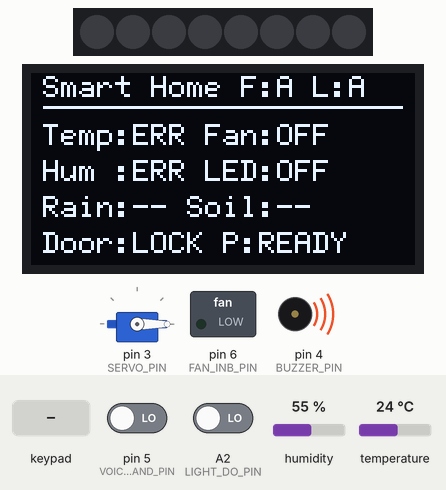
Recording of a sketch running on a simulated Arduino Uno, built with avr-gcc and run on an emulated ATmega328P. Parts: servo, 8 RGB LEDs in strip order, left to right, 128×64 one-colour display, switched loads named in the sketch (green lamp = pin HIGH), buzzer (waves = sounding, pin HIGH). Wiring (inferred from the names in the program): 4×4 keypad with keys 1 2 3 A 4 5 6 B 7 8 9 C * 0 # D: rows A5, pin 1, pin 0, pin 12; columns A4, A3, A1, A0. The test bench sets the inputs (shaded band); at power-on: A2 (LIGHT_DO_PIN) LOW, humidity 55 %, temperature 24 °C, pin 5 (VOICE_COMMAND_PIN) LOW. Dim RGB values are drawn brighter than linear.

Above: at 1.4 s.
1.5 s: keypad keys 1 2 3 4 * pressed 0.4 s apart
At 4.0 s:
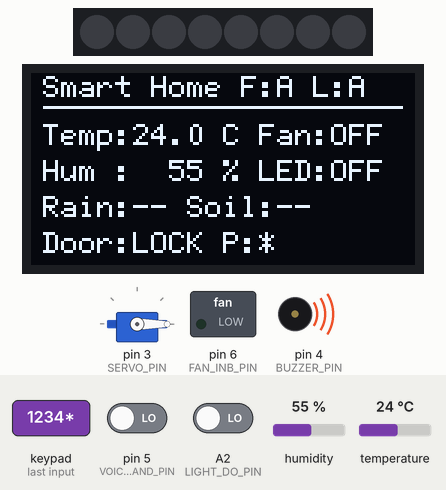
5.0 s: key '1' pressed
At 7.2 s:
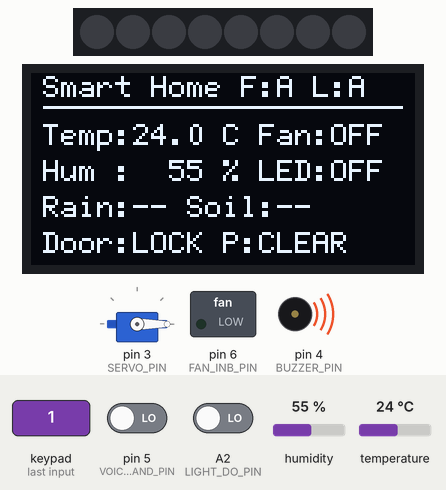
7.7 s: A2 (LIGHT_DO_PIN) driven HIGH
At 9.1 s:
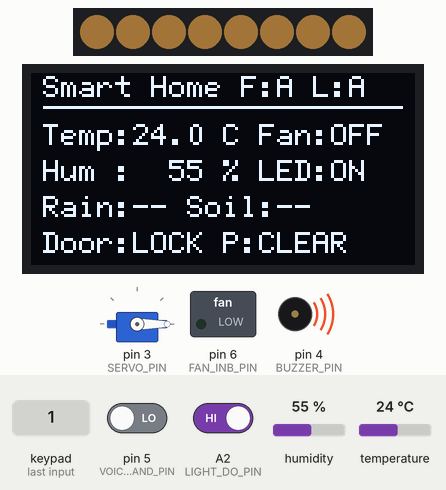
10.0 s: A2 (LIGHT_DO_PIN) driven LOW
At 10.6 s:
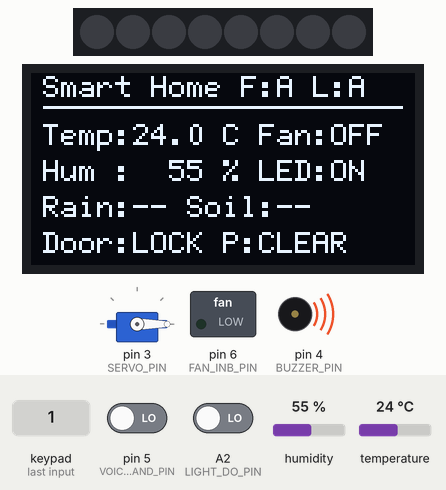
12.3 s: humidity set to 22 %
At 16.1 s:
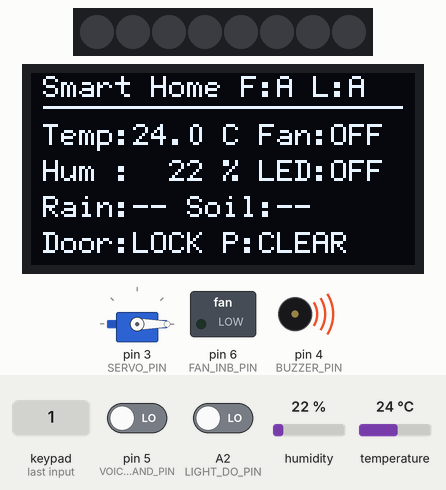
16.4 s: temperature set to 12 °C
At 19.3 s:
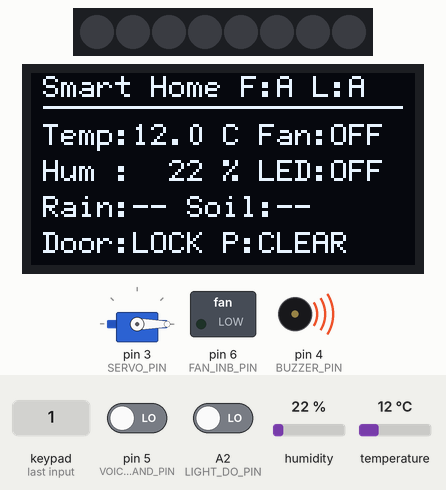
Timing chart, 0 to 20.8 s (numbered marks = the images above; inputs shaded):
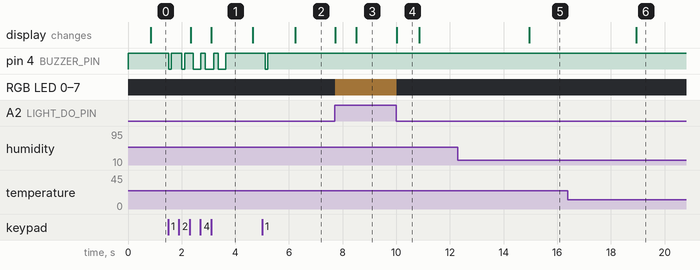

Measured:
- after the input at 1.5 s, pin 4 (BUZZER_PIN): HIGH → LOW at once, → HIGH 0.10 s later, → LOW 0.38 s later, → HIGH 0.12 s later, … (10 changes in this stretch); the display: first changes after 0.84 s (image 1 shows a later state)
- after the input at 5.0 s, pin 4 (BUZZER_PIN): HIGH → LOW after 0.11 s, → HIGH 0.09 s later; the display: changes after 1.2 s (image 2)
- after the input at 7.7 s, RGB LED 0–7: off → RGB(35, 25, 12) at once
- after the input at 10.0 s, RGB LED 0–7: RGB(35, 25, 12) → off at once
- after the input at 12.3 s, the display: changes after 2.6 s (image 5)
- after the input at 16.4 s, the display: changes after 2.5 s (image 6)
- what the display in image 4 shows lasts 0.9 s, from 10.0 s to 10.9 s

The sketch:

OldBoard_Main.ino
```cpp
/*
 * OLD / MAIN Arduino UNO R3 -- USB_ASR_D3_V1 paired release 2026-11-17
 * All original external wires stay where they were.
 * Open this .ino with HomeLink.h in the same sketch folder.
 * Update BOTH Arduino boards; V2 does not accept legacy pulse counts.
 * This board's D3 remains the DOOR SERVO. Move ASR TX only on the NEW board.
 * Voice and USB commands arrive over the same existing D5 HomeLink input.
 * Local control logic and pin map are retained from the verified V2 release.
 */
#include <Arduino.h>
#include <U8g2lib.h>
#include <DHT.h>
#include <Adafruit_NeoPixel.h>
#include <Servo.h>
#include <math.h>
#include <string.h>
#include <avr/interrupt.h>
#include <avr/pgmspace.h>
#include <util/atomic.h>
#include "HomeLink.h"

#if !defined(__AVR_ATmega328P__) && !defined(HOME_HOST_TEST)
#error "Select Arduino Uno (ATmega328P). D5 reception uses the UNO R3 pin-change interrupt."
#endif

// Original pin map -- unchanged.
#define DHT_PIN 2
#define DHT_TYPE DHT11
#define LIGHT_DO_PIN A2
#define SERVO_PIN 3
#define BUZZER_PIN 4
#define VOICE_COMMAND_PIN 5
#define FAN_INB_PIN 6
#define RGB_LED_PIN 7
#define RGB_LED_COUNT 8
#define OLED_RESET 8
#define OLED_DC 9
#define OLED_CS 10
#define OLED_DATA 11
#define OLED_CLOCK 13
#define KEYPAD_ROW_1 1
#define KEYPAD_ROW_2 0
#define KEYPAD_ROW_3 12
#define KEYPAD_ROW_4 A5
#define KEYPAD_COL_1 A4
#define KEYPAD_COL_2 A3
#define KEYPAD_COL_3 A1
#define KEYPAD_COL_4 A0

const float FAN_TEMP_ON = 28.0;
const float FAN_TEMP_OFF = 27.0;  // Hysteresis avoids chatter around 28 C.
const uint32_t DHT_INTERVAL_MS = 2000;
const uint32_t DOOR_OPEN_MS = 4000;
const uint32_t REMOTE_STATE_TIMEOUT_MS = 15000;
const bool LIGHT_DARK_WHEN_LOW = false;  // Original module polarity.
const bool BUZZER_ACTIVE_LOW = true;
const byte FAN_RUN_PWM = 150;
const byte RGB_BRIGHTNESS = 35;
const int DOOR_CLOSED_ANGLE = 0;
const int DOOR_OPEN_ANGLE = 90;
const char PASSWORD[] = "1234";
const byte MAX_CODE_LEN = 4;

const byte keypadRowPins[4] = {KEYPAD_ROW_1, KEYPAD_ROW_2, KEYPAD_ROW_3, KEYPAD_ROW_4};
const byte keypadColPins[4] = {KEYPAD_COL_1, KEYPAD_COL_2, KEYPAD_COL_3, KEYPAD_COL_4};
const char keypadMap[4][4] = {
  {'1', '2', '3', 'A'}, {'4', '5', '6', 'B'},
  {'7', '8', '9', 'C'}, {'*', '0', '#', 'D'}
};

DHT dht(DHT_PIN, DHT_TYPE);
Adafruit_NeoPixel rgbRing(RGB_LED_COUNT, RGB_LED_PIN, NEO_GRB + NEO_KHZ800);
Servo doorServo;
// IMPORTANT: software SPI uses the SAME D13/D11/D10/D9/D8 wires.
// Never call SPI.begin(): hardware SPI forces D12/MISO into INPUT mode.
U8G2_SH1106_128X64_NONAME_1_4W_SW_SPI u8g2(
  U8G2_R0, OLED_CLOCK, OLED_DATA, OLED_CS, OLED_DC, OLED_RESET
);
HomeLink::Receiver linkReceiver;

float temperature = NAN, humidity = NAN;
bool sensorOk = false, fanState = false, rgbLightState = false;
bool lightIsDark = false, doorOpen = false;
bool rainKnown = false, rainWet = false, soilKnown = false, soilWet = false;
byte fanMode = 0, lightMode = 0;  // 0 AUTO, 1 manual ON, 2 manual OFF.
char enteredCode[MAX_CODE_LEN + 1] = "";
byte enteredLen = 0;
char keypadStatus[10] = "READY";
uint32_t lastSensorRead = 0, doorOpenedAt = 0;
uint32_t lastRainAt = 0, lastSoilAt = 0;
bool displayDirty = true, displayActive = false;
uint32_t lastDisplayAt = 0;
bool haveLastPacket = false;
byte lastPacketCommand = 0, lastPacketSequence = 0;
uint32_t lastPacketAt = 0;

// The page buffer is only 128 bytes. Draw one page per loop and keep a
// coherent snapshot for all eight pages, so keys/link/buzzer run between pages.
struct DisplaySnapshot {
  float temp, hum;
  bool sensor, fan, light, door, rainValid, rain, soilValid, soil;
  byte fanModeValue, lightModeValue;
  char password[10];
} screen;

// Alternating ON/OFF durations, stored in flash. No millisecond delay().
const uint16_t SOUND_KEY[] PROGMEM = {35};
const uint16_t SOUND_OPEN[] PROGMEM = {60, 40, 60, 40, 160};
const uint16_t SOUND_CLOSE[] PROGMEM = {180};
const uint16_t SOUND_DENIED[] PROGMEM = {220, 110, 220, 110, 220};
const uint16_t SOUND_ERROR[] PROGMEM = {220, 40, 220};
const uint16_t SOUND_BELL[] PROGMEM = {90, 100, 90, 100, 260};
const uint16_t *soundPattern = NULL;
byte soundCount = 0, soundIndex = 0, soundPriority = 0;
uint32_t soundAt = 0;

void updateFanAuto();
void updateRgbLightAuto();

ISR(PCINT2_vect) {
  linkReceiver.onEdge((PIND & _BV(PD5)) != 0, micros());
}

void buzzerWrite(bool on) {
  digitalWrite(BUZZER_PIN, on == BUZZER_ACTIVE_LOW ? LOW : HIGH);
}

void startSound(const uint16_t *pattern, byte count, byte priority) {
  if (soundPattern && priority < soundPriority) return;
  soundPattern = pattern;
  soundCount = count;
  soundIndex = 0;
  soundPriority = priority;
  soundAt = millis();
  buzzerWrite(true);
}

void serviceSound() {
  if (!soundPattern) return;
  const uint32_t now = millis();
  if (now - soundAt < pgm_read_word(soundPattern + soundIndex)) return;
  soundAt = now;
  if (++soundIndex >= soundCount) {
    soundPattern = NULL;
    soundPriority = 0;
    buzzerWrite(false);
  } else buzzerWrite((soundIndex & 1) == 0);
}

void clearCode(const char *text) {
  enteredLen = 0;
  enteredCode[0] = '\0';
  strncpy(keypadStatus, text, sizeof(keypadStatus) - 1);
  keypadStatus[sizeof(keypadStatus) - 1] = '\0';
  displayDirty = true;
}

void setFan(bool on) {
  if (fanState == on) return;
  fanState = on;
  analogWrite(FAN_INB_PIN, on ? FAN_RUN_PWM : 0);
  displayDirty = true;
}

void setRgbLight(bool on) {
  if (rgbLightState == on) return;  // Do not resend the ring every loop.
  rgbLightState = on;
  if (on) {
    for (byte i = 0; i < RGB_LED_COUNT; ++i)
      rgbRing.setPixelColor(i, rgbRing.Color(255, 180, 90));
  } else rgbRing.clear();
  rgbRing.show();
  displayDirty = true;
}

void openDoor() {
  doorServo.write(DOOR_OPEN_ANGLE);
  doorOpen = true;
  doorOpenedAt = millis();
  displayDirty = true;
}

void closeDoor() {
  doorServo.write(DOOR_CLOSED_ANGLE);
  doorOpen = false;
  displayDirty = true;
}

void updateFanAuto() {
  if (fanMode == 1) setFan(true);
  else if (fanMode == 2) setFan(false);
  else if (sensorOk) {
    if (temperature >= FAN_TEMP_ON) setFan(true);
    else if (temperature <= FAN_TEMP_OFF) setFan(false);
  }
  // As in the original: failed DHT readings retain the last fan state.
}

void updateRgbLightAuto() {
  setRgbLight(lightMode == 1 || (lightMode == 0 && lightIsDark));
}

void restoreAuto(byte which) {
  if (which == 1 || which == 3) { fanMode = 0; updateFanAuto(); }
  if (which == 2 || which == 3) { lightMode = 0; updateRgbLightAuto(); }
  clearCode(which == 1 ? "F-AUTO" : which == 2 ? "L-AUTO" : "ALL-AUTO");
  startSound(SOUND_KEY, 1, 1);
}

void executeVoiceCommand(byte id) {
  switch (id) {
    case 1: clearCode("V-OPEN"); openDoor(); startSound(SOUND_OPEN, 5, 3); break;
    case 2: clearCode("V-CLOSE"); closeDoor(); startSound(SOUND_CLOSE, 1, 2); break;
    case 3: fanMode = 1; clearCode("FAN ON"); setFan(true); startSound(SOUND_KEY, 1, 1); break;
    case 4: fanMode = 2; clearCode("FAN OFF"); setFan(false); startSound(SOUND_KEY, 1, 1); break;
    case 5: lightMode = 1; clearCode("L ON"); setRgbLight(true); startSound(SOUND_KEY, 1, 1); break;
    case 6: lightMode = 2; clearCode("L OFF"); setRgbLight(false); startSound(SOUND_KEY, 1, 1); break;
    case 7: clearCode("BELL"); startSound(SOUND_BELL, 5, 2); break;
    case 8: clearCode("TOUCH"); openDoor(); startSound(SOUND_KEY, 1, 1); break;
    case 9: case 10:
      if (!rainKnown || rainWet != (id == 10)) displayDirty = true;
      rainKnown = true; rainWet = (id == 10); lastRainAt = millis(); break;
    case 11: case 12:
      if (!soilKnown || soilWet != (id == 12)) displayDirty = true;
      soilKnown = true; soilWet = (id == 12); lastSoilAt = millis(); break;
    case 13: restoreAuto(1); break;
    case 14: restoreAuto(2); break;
    case 15: restoreAuto(3); break;
    default: break;
  }
}

void serviceLink() {
  HomeLink::Packet packet;
  bool available;
  do {
    ATOMIC_BLOCK(ATOMIC_RESTORESTATE) {
      linkReceiver.expire(micros());
      available = linkReceiver.pop(packet);
    }
    if (available) {
      const uint32_t now = millis();
      const bool duplicate = haveLastPacket && packet.command == lastPacketCommand &&
          packet.sequence == lastPacketSequence && now - lastPacketAt < 1500;
      if (!duplicate) {
        haveLastPacket = true;
        lastPacketCommand = packet.command;
        lastPacketSequence = packet.sequence;
        lastPacketAt = now;
        executeVoiceCommand(packet.command);
      }
    }
  } while (available);
}

bool linkBusy() {
  bool result;
  ATOMIC_BLOCK(ATOMIC_RESTORESTATE) { result = linkReceiver.busy(micros()); }
  return result;
}

void setupKeypad() {
  // Unselected rows are high impedance instead of OUTPUT HIGH. This also
  // avoids directly shorting two row outputs when several keys are pressed.
  for (byte r = 0; r < 4; ++r) {
    digitalWrite(keypadRowPins[r], LOW);
    pinMode(keypadRowPins[r], INPUT);
  }
  for (byte c = 0; c < 4; ++c) pinMode(keypadColPins[c], INPUT_PULLUP);
}

char scanKeypadRaw() {
  char found = '\0';
  byte count = 0;
  for (byte r = 0; r < 4; ++r) {
    pinMode(keypadRowPins[r], OUTPUT);
    digitalWrite(keypadRowPins[r], LOW);
    delayMicroseconds(8);
    for (byte c = 0; c < 4; ++c) {
      if (digitalRead(keypadColPins[c]) == LOW) {
        found = keypadMap[r][c];
        ++count;
      }
    }
    pinMode(keypadRowPins[r], INPUT);
  }
  return count == 1 ? found : '\0';  // Ignore ambiguous multi-key chords.
}

char scanKeypad() {
  static char lastRaw = '\0', stable = '\0';
  static uint32_t changedAt = 0;
  const char raw = scanKeypadRaw();
  const uint32_t now = millis();
  if (raw != lastRaw) { lastRaw = raw; changedAt = now; }
  if (now - changedAt < 25 || raw == stable) return '\0';
  stable = raw;
  return stable;
}

void handleKey(char key) {
  if (key == '\0') return;
  // Extra keys restore AUTO without changing the ASRPRO module program.
  if (key == 'A') { restoreAuto(1); return; }
  if (key == 'B') { restoreAuto(2); return; }
  if (key == 'D') { restoreAuto(3); return; }
  if (key == 'C') return;
  startSound(SOUND_KEY, 1, 1);
  if (key == '*') { clearCode("CLEAR"); return; }
  if (key == '#') {
    if (strcmp(enteredCode, PASSWORD) == 0) {
      clearCode("OK"); openDoor(); startSound(SOUND_OPEN, 5, 3);
    } else { clearCode("DENIED"); startSound(SOUND_DENIED, 5, 4); }
    return;
  }
  if (key < '0' || key > '9') return;
  if (enteredLen >= MAX_CODE_LEN) {
    clearCode("FULL"); startSound(SOUND_ERROR, 3, 3); return;
  }
  enteredCode[enteredLen++] = key;
  enteredCode[enteredLen] = '\0';
  strcpy(keypadStatus, "INPUT");
  displayDirty = true;
}

void serviceLightSensor() {
  static bool candidate = false;
  static uint32_t changedAt = 0;
  const bool high = digitalRead(LIGHT_DO_PIN) == HIGH;
  const bool dark = LIGHT_DARK_WHEN_LOW ? !high : high;
  const uint32_t now = millis();
  if (dark != candidate) { candidate = dark; changedAt = now; }
  if (dark != lightIsDark && now - changedAt >= 25) {
    lightIsDark = dark;
    updateRgbLightAuto();
  }
}

void serviceClimate() {
  const uint32_t now = millis();
  if (now - lastSensorRead < DHT_INTERVAL_MS || linkBusy()) return;
  lastSensorRead = now;
  const float h = dht.readHumidity();
  const float t = dht.readTemperature();
  sensorOk = !isnan(h) && !isnan(t);
  if (sensorOk) { temperature = t; humidity = h; }
  updateFanAuto();
  displayDirty = true;
}

void serviceDoorAndRemoteStates() {
  const uint32_t now = millis();
  if (doorOpen && now - doorOpenedAt >= DOOR_OPEN_MS) {
    closeDoor(); clearCode("CLOSED"); startSound(SOUND_CLOSE, 1, 2);
  }
  if (rainKnown && now - lastRainAt >= REMOTE_STATE_TIMEOUT_MS) {
    rainKnown = false; displayDirty = true;
  }
  if (soilKnown && now - lastSoilAt >= REMOTE_STATE_TIMEOUT_MS) {
    soilKnown = false; displayDirty = true;
  }
}

void captureDisplay() {
  screen.temp = temperature; screen.hum = humidity; screen.sensor = sensorOk;
  screen.fan = fanState; screen.light = rgbLightState; screen.door = doorOpen;
  screen.rainValid = rainKnown; screen.rain = rainWet;
  screen.soilValid = soilKnown; screen.soil = soilWet;
  screen.fanModeValue = fanMode; screen.lightModeValue = lightMode;
  if (enteredLen == 0) strcpy(screen.password, keypadStatus);
  else {
    for (byte i = 0; i < enteredLen; ++i) screen.password[i] = '*';
    screen.password[enteredLen] = '\0';
  }
}

void drawContent() {
  char line[24], value[10];
  u8g2.setFont(u8g2_font_6x12_tr);
  snprintf_P(line, sizeof(line), PSTR("Smart Home F:%c L:%c"),
    screen.fanModeValue == 0 ? 'A' : 'M', screen.lightModeValue == 0 ? 'A' : 'M');
  u8g2.drawStr(4, 8, line);
  u8g2.drawLine(4, 11, 123, 11);
  if (screen.sensor) {
    dtostrf(screen.temp, 4, 1, value);
    snprintf_P(line, sizeof(line), PSTR("Temp:%s C Fan:%s"), value, screen.fan ? "ON" : "OFF");
  } else snprintf_P(line, sizeof(line), PSTR("Temp:ERR Fan:%s"), screen.fan ? "ON" : "OFF");
  u8g2.drawStr(4, 24, line);
  if (screen.sensor) {
    dtostrf(screen.hum, 4, 0, value);
    snprintf_P(line, sizeof(line), PSTR("Hum :%s %% LED:%s"), value, screen.light ? "ON" : "OFF");
  } else snprintf_P(line, sizeof(line), PSTR("Hum :ERR LED:%s"), screen.light ? "ON" : "OFF");
  u8g2.drawStr(4, 36, line);
  snprintf_P(line, sizeof(line), PSTR("Rain:%s Soil:%s"),
    screen.rainValid ? (screen.rain ? "WET" : "DRY") : "--",
    screen.soilValid ? (screen.soil ? "WET" : "DRY") : "--");
  u8g2.drawStr(4, 48, line);
  snprintf_P(line, sizeof(line), PSTR("Door:%s P:%s"), screen.door ? "OPEN" : "LOCK", screen.password);
  u8g2.drawStr(4, 60, line);
}

void serviceDisplay() {
  if (!displayActive) {
    if (!displayDirty || millis() - lastDisplayAt < 60) return;
    captureDisplay();
    displayDirty = false;
    displayActive = true;
    lastDisplayAt = millis();
    u8g2.firstPage();
  }
  drawContent();
  if (!u8g2.nextPage()) displayActive = false;
}

void setup() {
  pinMode(FAN_INB_PIN, OUTPUT); analogWrite(FAN_INB_PIN, 0);
  pinMode(BUZZER_PIN, OUTPUT); buzzerWrite(false);
  pinMode(VOICE_COMMAND_PIN, INPUT);
  pinMode(LIGHT_DO_PIN, INPUT);
  setupKeypad();
  doorServo.attach(SERVO_PIN); closeDoor();
  dht.begin();
  rgbRing.begin(); rgbRing.setBrightness(RGB_BRIGHTNESS);
  rgbRing.clear(); rgbRing.show();
  linkReceiver.begin(digitalRead(VOICE_COMMAND_PIN) == HIGH, micros());
  PCIFR = _BV(PCIF2);
  PCMSK2 |= _BV(PCINT21);
  PCICR |= _BV(PCIE2);
  u8g2.begin();  // No hardware SPI.begin(), no 1500 ms startup wait.
}

void loop() {
  serviceLink();
  handleKey(scanKeypad());
  serviceSound();
  serviceDoorAndRemoteStates();
  serviceLightSensor();
  serviceClimate();
  serviceLink();
  serviceDisplay();
}
```

Source omitted: HomeLink.h (5237 bytes)
